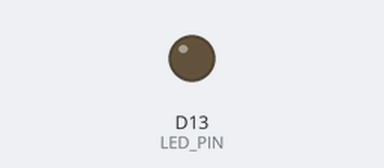
The sketch below on a simulated Arduino Zero (SAMD21). Shown: output pins drawn as LEDs (lit = HIGH). What the sketch prints to the serial monitor is not drawn.

Above: at 10.1 s.
Timing chart, 0 to 11.6 s (numbered marks = the images above):
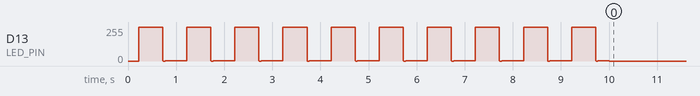

The sketch:

Lab0_S4_Task5_C.ino
```cpp
#include <math.h>

const int TEST_DURATION = 10000;  // 10 seconds
const int LED_PIN = LED_BUILTIN;  // Onboard LED

void setup() {
  Serial.begin(115200);

  while (!Serial) {
    delay(100);
  }

  Serial.println("PWM LED Test Starting...");

  // Initialize PWM
  analogWriteResolution(8);  // Set PWM resolution to 8 bits (0-255)
  analogWriteFreq(1000);    // Set PWM frequency to 1000 Hz

  unsigned long counter = 0;
  unsigned long startTime = millis();

  while (millis() - startTime < TEST_DURATION) {
    // Calculate the phase of the sine wave (0 to 2π)
    // Use integer division to get time within one second (0-999)
    unsigned long timeInCycle = (millis() - startTime) % 1000;
    float phase = (2 * PI * timeInCycle) / 1000.0;

    // Calculate LED brightness (0-255) using sine function
    // sin() returns -1 to 1, so we need to scale and offset it
    int brightness = (int)((sin(phase) + 1) * 127.5); // 乘以127.5是为了把0-2的范围映射到0-255

    // Set LED brightness
    analogWrite(LED_PIN, brightness);

    counter++;
  }

  // Turn off LED after test
  analogWrite(LED_PIN, 0);

  Serial.print("Test duration: ");
  Serial.print(TEST_DURATION);
  Serial.println(" ms");

  Serial.print("Total PWM updates: ");
  Serial.println(counter);

  Serial.print("Updates per second: ");
  Serial.println((float)counter * 1000 / TEST_DURATION);

  Serial.println("Test complete.");
}

void loop() {
}
```
